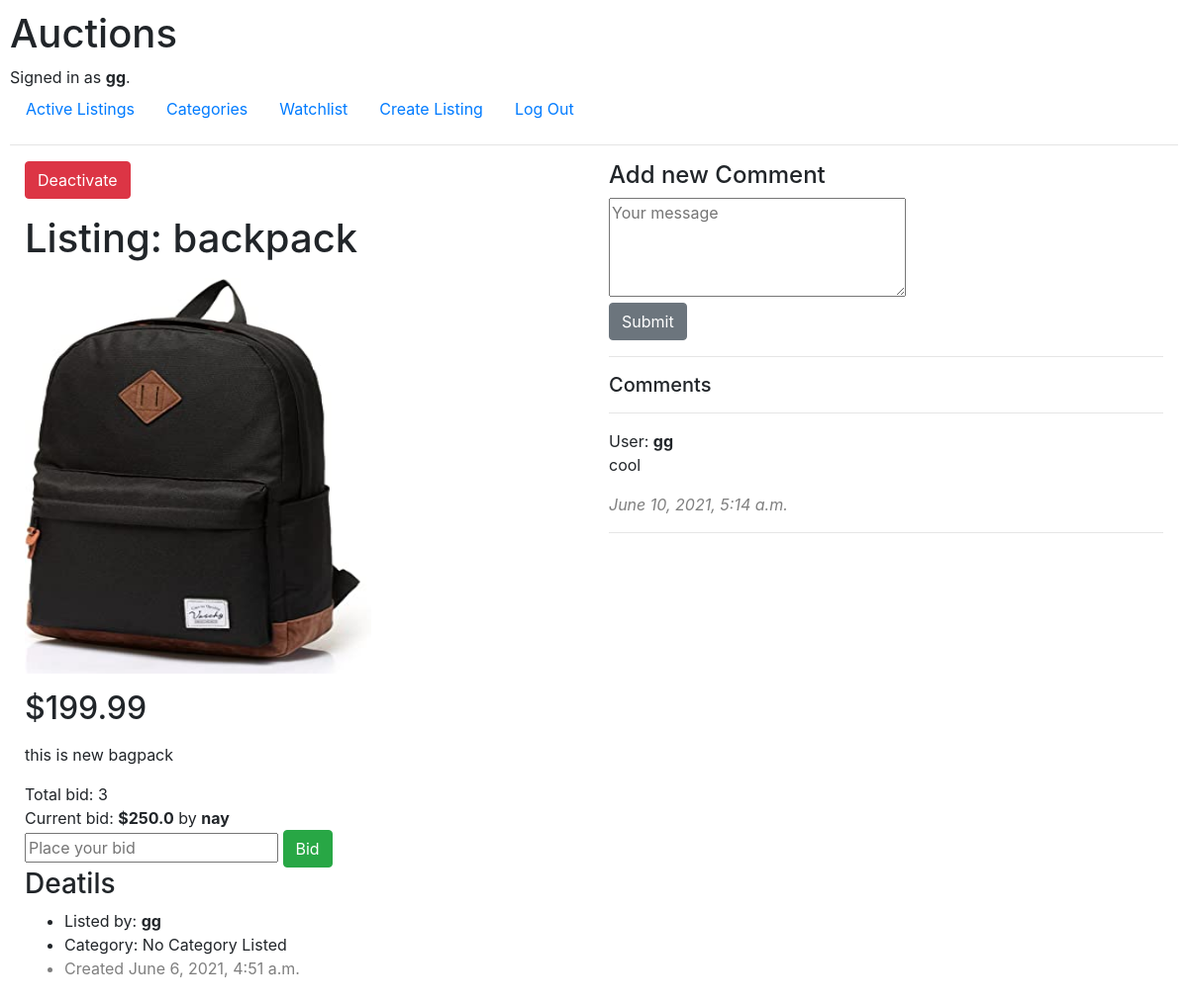
Page /listings/2 (signed in) on the earlier database version.
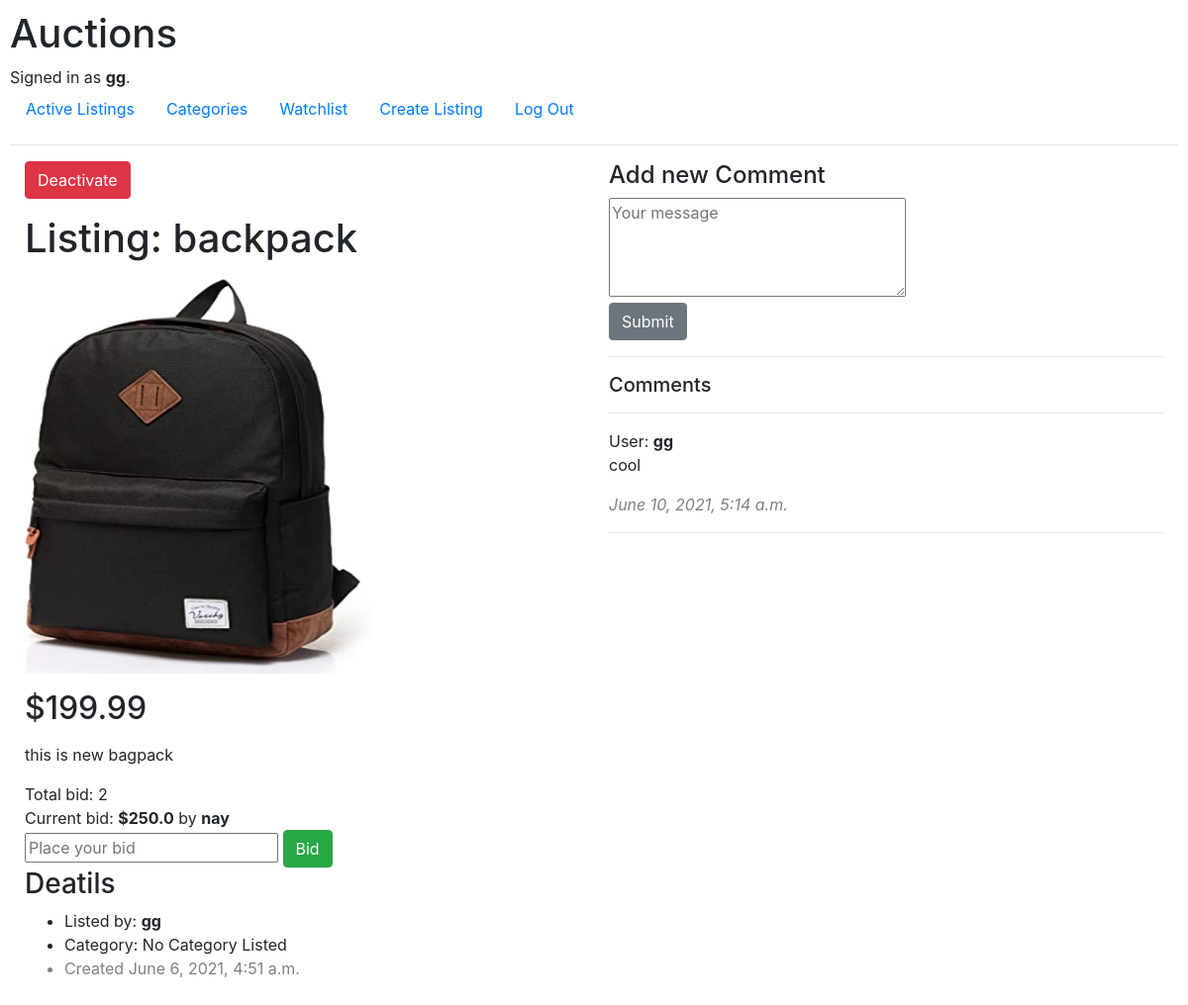
Same page on the later database version.
### auctions/models.py (models this page shows, shortened)
class Listing(models.Model):
    categoryChoices = [('Fashion', 'Fashion'), ('Home', 'Home'), ('Electronics', 'Electronics'), ('Toy', 'Toy')]
    author = models.ForeignKey(User, on_delete=models.CASCADE)
    item = models.CharField(max_length=50)
    price = models.DecimalField(max_digits=19, decimal_places=2)
    image = models.ImageField( upload_to='images/', height_field=None, width_field=None, max_length=None)
    description = models.TextField(max_length=50, blank=True)
    categories = models.ForeignKey(Category, blank=True , on_delete=models.CASCADE, null=True, related_name='itemCategory')
    date = models.DateTimeField(auto_now_add=True)
    active = models.BooleanField(default=True)

class User(AbstractUser):
    pass

### auctions/views.py (the view, shortened to what this page needs)
# urls.py: path("listings/<int:item_id>", views.item, name="item"),
@login_required
def item(request, item_id):
    if request.method == "POST":
        WatchList.objects.create(author_id=request.user.id, item_id=item_id)
        messages.success(request, "Successfully add to your Watchlist.")
        return HttpResponseRedirect(reverse("item", args=[item_id]))
    else:
        item = Listing.objects.get(id=item_id)
        author = str(item.author)
        if item.bidItem.all():
            highest = float(item.bidItem.filter(
                item_id=item_id).aggregate(Max('amount'))['amount__max'])
            f = item.bidItem.get(amount=highest)
            highestBidder = str(f.author)
        else:
            highest = 0
            highestBidder = ''
        if not item.active:
            print("item is not active")
            print("Highest bidder and user is same")
        if author == request.user.username:
            print("author and user is same")
        if item.active and (highestBidder == request.user.username or author == request.user.username):
            if highestBidder == request.user.username and not item.active:
                messages.success(request, "You have won the bid.")
            try:
                watchitem = WatchList.objects.get(
                    item_id=item.id, author_id=request.user.id)
            except WatchList.DoesNotExist:
                return render(request, "auctions/item.html", {
                    "item": item,
                    "form": commentForm,
                    "bidsform": bidForm,
                    "highest": highest,
                    "highestBidder": highestBidder,
                    'author': author
                })
        else:
            messages.info(request, "The item is no longer available.")
            return HttpResponseRedirect(reverse('index'))

### auctions/templates/auctions/item.html (shortened to what this page needs)
{% extends 'auctions/layout.html' %}
{% block body %}
<div class="container-fluid">
    <div class="row">
        <div class="col-sm-6">
            {% if author == user.username %}
                <div>
                    {% if item.active %}
                            <input type="submit" value="Deactivate" class="btn btn-danger">
                    {% endif %}
                </div>
            {% endif %}
            <div>
                <p><h1>Listing: {{ item.item }}</h1></p>
                <img src="{{ item.image.url }}" style="width:350px;height:400px;">
                <p><h2>${{ item.price }}</h2></p>
            </div>
            <p> {{item.description }} </p>
            <div class='row'>
                <div class='col'>
                    <form action="{% url 'bid' item.id %}" method='POST'>
                        {% if item.bidItem.all %}
                            <div>
                                Total bid: {{ item.bidItem.count }}
                                <br>
                                Current bid: <strong>${{ highest }}</strong> by
                                {% ifequal user.username highestBidder %}
                                    <strong>You.</strong>
                                {% else %}
                                    <strong>{{ highestBidder }}</strong>
                                {% endifequal %}
                            </div>
                        {% else %}
                            <div>No Bid yet.</div>
                        {% endif %}
                        <div>
                            {{ bidsform.amount }}
                        <button type='submit' class='btn btn-success'>Bid</button>
                        </div>
                    </form>
                </div>
            </div>
            <h3>Deatils</h3>
            <ul>
                <li>Listed by: <strong>{{ item.author }}</strong> </li>
                {% if item.category %}
                    <li>Category: {{ item.category }}</li>
                {% else %}
                    <li>Category: No Category Listed</li>
                {% endif %}
                <li class="text-black-50">Created {{ item.date }}</li>
            </ul>
        </div>
        <div class="col-sm-6">
            <form action="{% url 'comment' item.id %}" method="POST" for="c">
                <h4>Add new Comment</h4>
                <div>
                    <div>
                        {{ form.text }}
                    </div>
                </div>
                <button type="submit" class="btn btn-secondary" id="c">Submit</button>
            </form>
            <hr>
            <h5>Comments</h5>
            {% if item.comments.all %}
            <div>
            <hr>
            {% for comment in item.comments.all %}
                User: <strong>{{ comment.author }}</strong>
                <p>{{ comment.text }}</p>
                <i class="text-black-50">{{ comment.date }}</i>
                <hr>
            {% endfor %}
            </div>
            {% else %}
                No Comments Found
            {% endif %}
        </div>
    </div>
</div>
{% endblock body %}

Differences in the rows shown:
changed Listing "backpack": bidItem.count "3" → "2"
